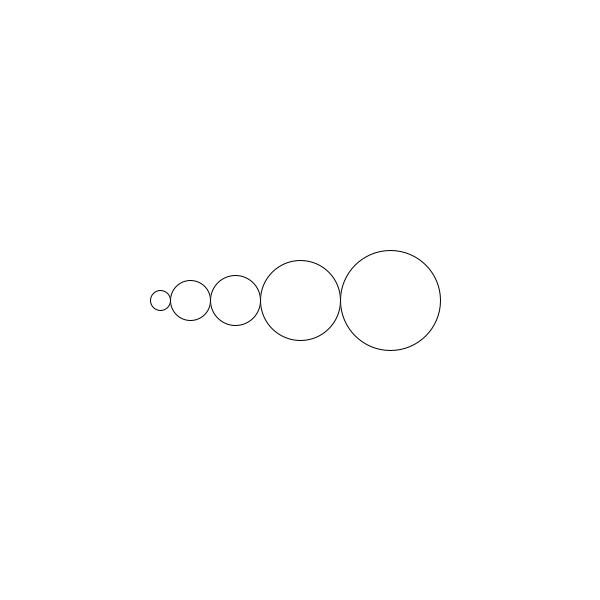
Frame 1 (no input)
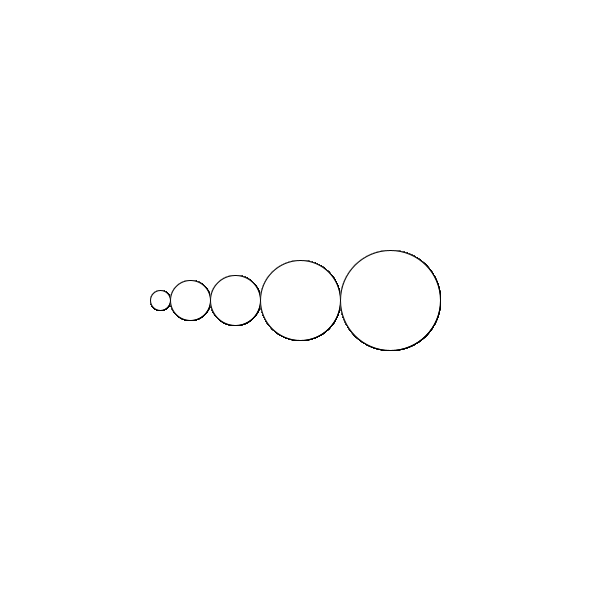
Frame 60 (the mouse pressed at the canvas centre just before this capture)
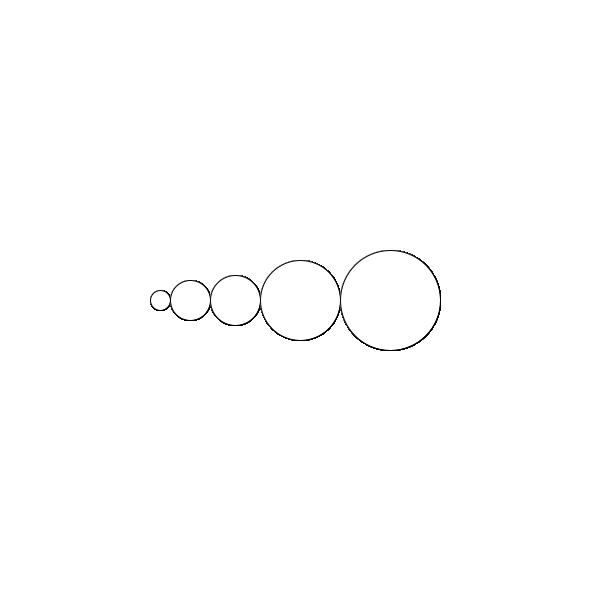
Frame 120 (the mouse held since frame 60 and released just before this capture)

The Processing sketch that drew these frames (run headless with seeded random() and noise(); from frame 60 on, the mouse is pressed at the canvas centre):

// Processing sketch: Dynamic_Circles
// ── Dynamic_Circles.pde

void setup(){
  background(255);
  size(600,600);
}


void draw(){
  
  
  float posx = 300;
  float posy = 300;
  circle(posx-140,posy,20);
  circle(posx-110,posy,40);
  circle(posx-65,posy,50);
  circle(posx,posy,80);
  circle(posx+90,posy,100);
  
}
